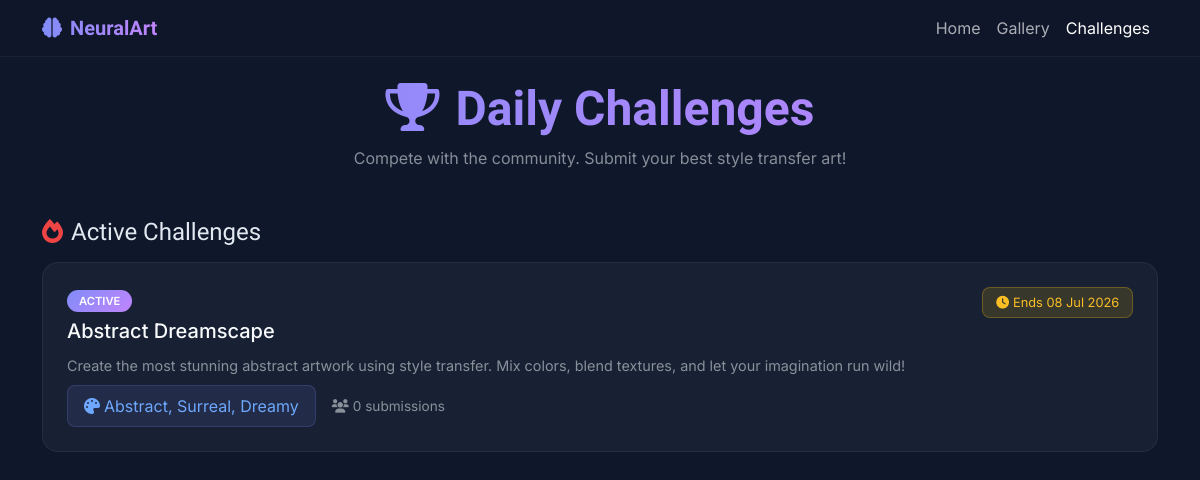
/challenges, run on the app's committed database.
### app.py (models this page shows, shortened)
class Challenge(db.Model):
    id = db.Column(db.Integer, primary_key=True)
    title = db.Column(db.String(200), nullable=False)
    description = db.Column(db.Text, nullable=False)
    theme = db.Column(db.String(200), nullable=False)
    is_active = db.Column(db.Boolean, default=True)
    created_at = db.Column(db.DateTime, default=lambda: datetime.datetime.now(timezone.utc))
    ends_at = db.Column(db.DateTime, nullable=False)
    submissions = db.relationship('ChallengeSubmission', backref='challenge', lazy='dynamic', cascade='all, delete-orphan')
    @property
    def submissions_count(self):
        return self.submissions.count()

### app.py (the view)
@app.route('/challenges')
def challenges():
    active = Challenge.query.filter_by(is_active=True).order_by(Challenge.created_at.desc()).all()
    expired = Challenge.query.filter_by(is_active=False).order_by(Challenge.created_at.desc()).limit(5).all()
    return render_template('challenges.html', active=active, expired=expired)

### app.py (called while the page is built)
@app.after_request
def add_header(response):
    response.headers['Cache-Control'] = 'no-store, no-cache, must-revalidate, post-check=0, pre-check=0, max-age=0'
    response.headers['Pragma'] = 'no-cache'
    response.headers['Expires'] = '-1'
    return response

@app.context_processor
def inject_presets():
    return dict(style_presets=STYLE_PRESETS)

### templates/challenges.html (shortened to what this page needs)
<!DOCTYPE html>
<html lang="en" data-bs-theme="dark">
<head>
<link href="https://cdn.jsdelivr.net/npm/bootstrap@5.3.0/dist/css/bootstrap.min.css" rel="stylesheet">
<link rel="stylesheet" href="https://cdnjs.cloudflare.com/ajax/libs/font-awesome/6.0.0/css/all.min.css">
</head>
<body>
<nav class="navbar navbar-expand-lg fixed-top">
    <div class="container">
        <a class="navbar-brand" href="{{ url_for('index') }}"><i class="fas fa-brain me-2"></i>NeuralArt</a>
        <div class="collapse navbar-collapse" id="navbarNav">
            <ul class="navbar-nav ms-auto">
                <li class="nav-item"><a class="nav-link" href="{{ url_for('index') }}">Home</a></li>
                <li class="nav-item"><a class="nav-link" href="{{ url_for('gallery') }}">Gallery</a></li>
                <li class="nav-item"><a class="nav-link active" href="{{ url_for('challenges') }}">Challenges</a></li>
            </ul>
        </div>
    </div>
</nav>
<div class="page-header">
    <div class="container">
        <h1 class="display-5 fw-bold"><i class="fas fa-trophy me-3"></i>Daily Challenges</h1>
        <p class="text-muted">Compete with the community. Submit your best style transfer art!</p>
    </div>
</div>
<div class="container mb-5">
    {% if active %}
    <h4 class="orbitron mb-3"><i class="fas fa-fire me-2" style="color:#ef4444;"></i>Active Challenges</h4>
    {% for c in active %}
    <a href="{{ url_for('challenge_detail', challenge_id=c.id) }}" class="text-decoration-none">
        <div class="challenge-card">
            <div class="d-flex justify-content-between align-items-start mb-2">
                <div>
                    <span class="challenge-badge">ACTIVE</span>
                    <h5 class="mt-2 mb-1" style="color:#f8fafc;">{{ c.title }}</h5>
                </div>
                <div class="timer-badge"><i class="fas fa-clock me-1"></i>Ends {{ c.ends_at.strftime('%d %b %Y') }}</div>
            </div>
            <p class="text-muted mb-2" style="font-size:0.9rem;">{{ c.description }}</p>
            <div class="d-flex align-items-center gap-3">
                <span class="challenge-theme"><i class="fas fa-palette me-1"></i>{{ c.theme }}</span>
                <span class="text-muted" style="font-size:0.85rem;"><i class="fas fa-users me-1"></i>{{ c.submissions_count }} submissions</span>
            </div>
        </div>
    </a>
    {% endfor %}
    {% else %}
    <div class="text-center py-5">
        <i class="fas fa-trophy text-muted" style="font-size:4rem;opacity:0.3;"></i>
        <h5 class="text-muted mt-3">No active challenges right now</h5>
        <p class="text-muted">Check back soon or ask an admin to create one!</p>
    </div>
    {% endif %}
</div>
</body>
</html>

### templates/challenges.html (style rules this page uses)
body { font-family: 'Inter', sans-serif; background: #0f172a; color: #e2e8f0; min-height: 100vh; }
.orbitron { font-family: 'Orbitron', sans-serif; }
.navbar { background: rgba(15,23,42,0.8); backdrop-filter: blur(10px); border-bottom: 1px solid rgba(255,255,255,0.05); }
.navbar-brand { font-family: 'Orbitron', sans-serif; font-weight: 700; background: linear-gradient(to right, #818cf8, #c084fc); -webkit-background-clip: text; -webkit-text-fill-color: transparent; }
.page-header { padding: 5rem 0 2rem; text-align: center; }
.page-header h1 { font-family: 'Orbitron', sans-serif; font-weight: 700; background: linear-gradient(to right, #818cf8, #c084fc); -webkit-background-clip: text; -webkit-text-fill-color: transparent; }
.challenge-card { background: rgba(30,41,59,0.6); border: 1px solid rgba(255,255,255,0.06); border-radius: 16px; padding: 1.5rem; transition: all 0.3s; margin-bottom: 1rem; }
.challenge-badge { background: linear-gradient(135deg, #818cf8, #c084fc); padding: 0.25rem 0.75rem; border-radius: 20px; font-size: 0.7rem; font-weight: 600; color: #fff; }
.challenge-theme { background: rgba(129,140,248,0.1); border: 1px solid rgba(129,140,248,0.2); border-radius: 8px; padding: 0.5rem 1rem; display: inline-block; }
.timer-badge { background: rgba(234,179,8,0.15); color: #fbbf24; border: 1px solid rgba(234,179,8,0.3); border-radius: 8px; padding: 0.3rem 0.8rem; font-size: 0.8rem; }

### data on the page
Challenge: title "Abstract Dreamscape", ends_at "08 Jul 2026", description "Create the most stunning abstract artwork using style transfer. Mix colors, blend textures, and let your imagination run wild!", theme "Abstract, Surreal, Dreamy", submissions_count "0"
